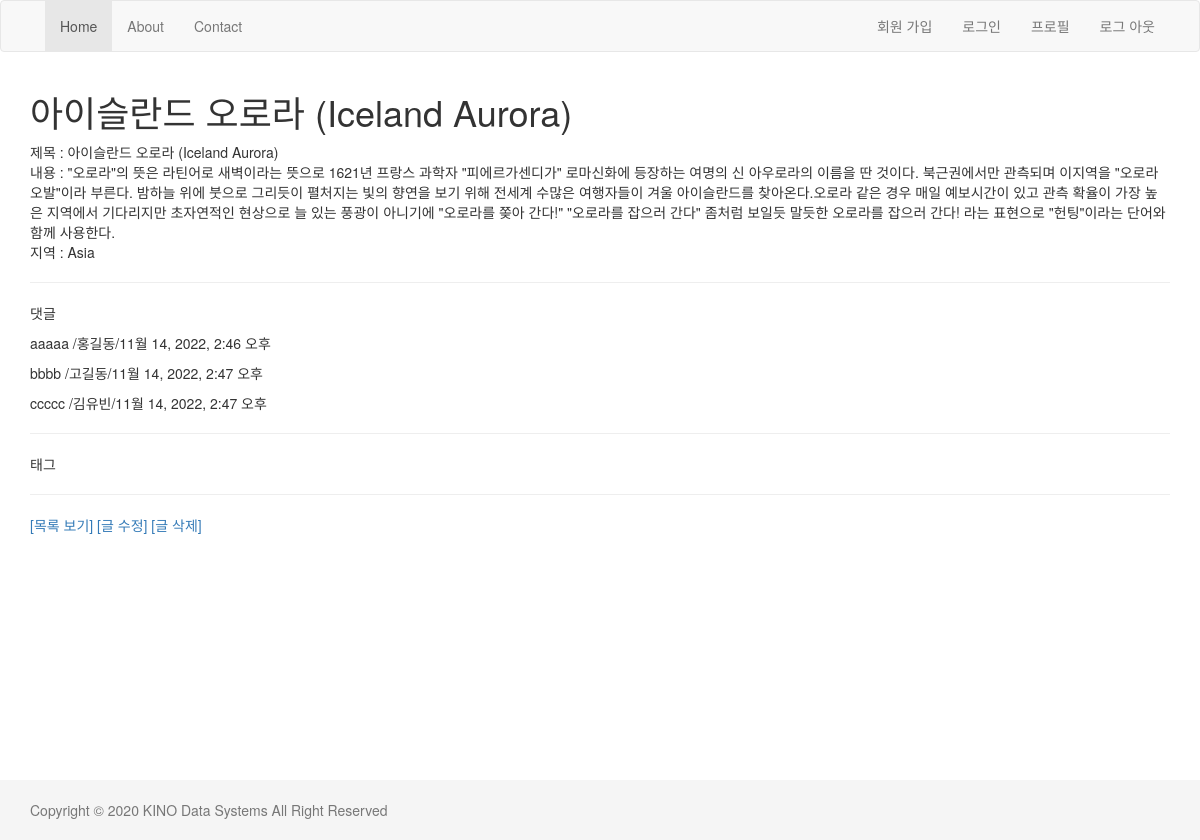
Page /blog/1/ on the committed database.
### blog/models.py (models this page shows, shortened)
class Post(models.Model):
    class Meta:
        ordering = ['-id']
    REGION_CHOICE = (
                        ('Africa','아프리카'),
                        ('Europe','유럽'),
                        ('Oceania','오세아니아'),
                        ('Asia','아시아'),
                        ('North America','북아메리카'),
                        ('South America','남아메리카'),
                        )
    title = models.CharField('제목', max_length=250)
    body = models.TextField('내용')
    region = models.CharField('지역',max_length=20,choices=REGION_CHOICE, default='Asia')
    created = models.DateField(auto_now_add=True)
    updated = models.DateTimeField(auto_now=True)
    tags = models.ManyToManyField('Tag')

class Comment(models.Model):
    post = models.ForeignKey(Post, on_delete=models.CASCADE)
    author = models.CharField(max_length=20)
    message = models.TextField()
    created = models.DateField(auto_now_add=True)
    updated = models.DateTimeField(auto_now=True)

### blog/views.py (the view)
# urls.py: path('<int:id>/', views.detail, name='detail'),
def detail(request, id):
    post = get_object_or_404(Post, id=id)
    comment_list = post.comment_set.all() # join, 1에 해당하는 comment만 가져오기
    return render(request, 'blog/detail.html',{'post':post, 'comment_all':comment_list})

### blog/templates/blog/detail.html (shortened to what this page needs)
{% extends "layout.html" %}
{% block content %}
    <h1>{{post.title}}</h1>
    제목 : {{post.title}} <br/>
    내용 : {{post.body}} <br/>
    지역 : {{post.region}} <br>
    <hr><p>댓글</p>
    {% for comment in comment_all %}
        <p>{{comment.message}} /{{comment.author}}/{{comment.updated}}</p>
    {% empty %}
        댓글이 존재하지 않습니다.
    {% endfor %}
    <hr><p>태그</p>
    <hr>
    <a href="{% url 'blog:list' %}">[목록 보기]</a>
    <a href="{% url 'blog:update' post.id %}">[글 수정]</a>
    <a href="{% url 'blog:delete' post.id %}">[글 삭제]</a>
{% endblock %}

### templates/layout.html (style rules this page uses)
html { position: relative; min-height: 100% }
body { margin-bottom: 60px }

### rows in the picture
Post: title "아이슬란드 오로라 (Iceland Aurora)", body "\"오로라\"의 뜻은 라틴어로 새벽이라는 뜻으로 1621년 프랑스 과학자 \"피에르가센디가\" 로마신화에 등장하는 여명의 신 아우로라의 이름을 딴 것이다. 북근권에서만 관측되며 이지역을 \"오로라 오발\"이라 부른다. 밤하늘 위에 붓으로 그리듯이 펼처지는 빛의 향연을 보기 위해 전세계 수많은 여행자들이 겨울 아이슬란드를 찾아온다.오로라 같은 경우 매일 예보시간이 있고 관측 확율이 가장 높은 지역에서 기다리지만 초자연적인 현상으로 늘 있는 풍광이 아니기에 \"오로라를 쫒아 간다!\" \"오로라를 잡으러 간다\" 좀처럼 보일듯 말듯한 오로라를 잡으러 간다! 라는 표현으로 \"헌팅\"이라는 단어와 함께 사용한다.", region "Asia"
Comment: message "aaaaa", author "홍길동", updated "11월 14, 2022, 2:46 오후"
Comment: message "bbbb", author "고길동", updated "11월 14, 2022, 2:47 오후"
Comment: message "ccccc", author "김유빈", updated "11월 14, 2022, 2:47 오후"
